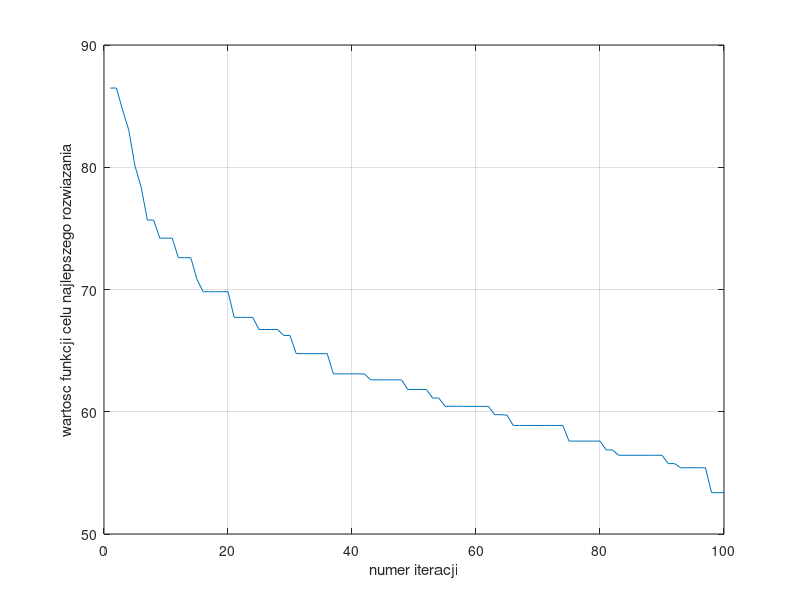

Recreate this plot in MATLAB.
A = importdata('export.txt');
plot(A)
grid on;
xlabel('numer iteracji')
ylabel('wartosc funkcji celu najlepszego rozwiazania')